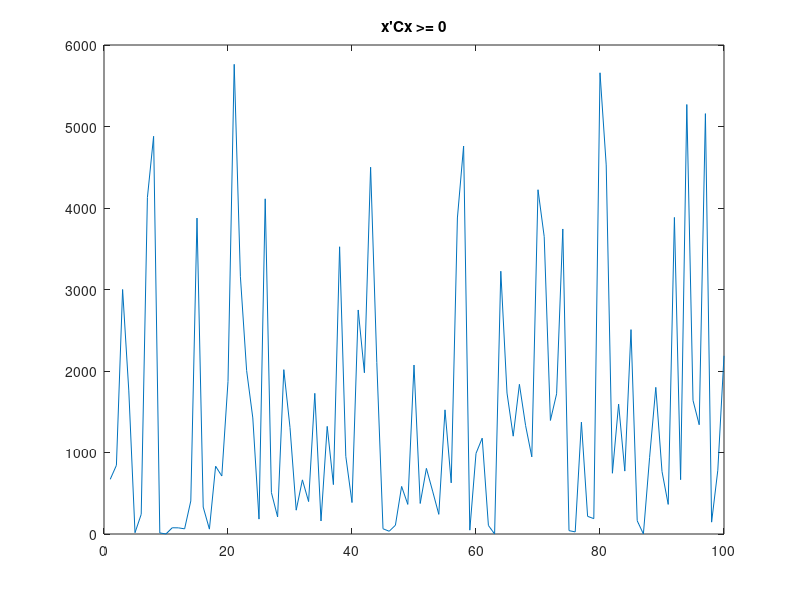

This chart was generated by the following MATLAB code:
max = 100
eigVals=[]

for j=1:max
    m = randi([1 50]);
    n = randi([1 50]);
    if(m==n)
        m=m+1;
    end
    A = rand(m,n);
    C=A'*A;
    eigVals = eig(C)
    x = rand(n,1);
    prueba(j) = x'*C*x;
end

plot([1:max],prueba)
title('x''Cx >= 0')
